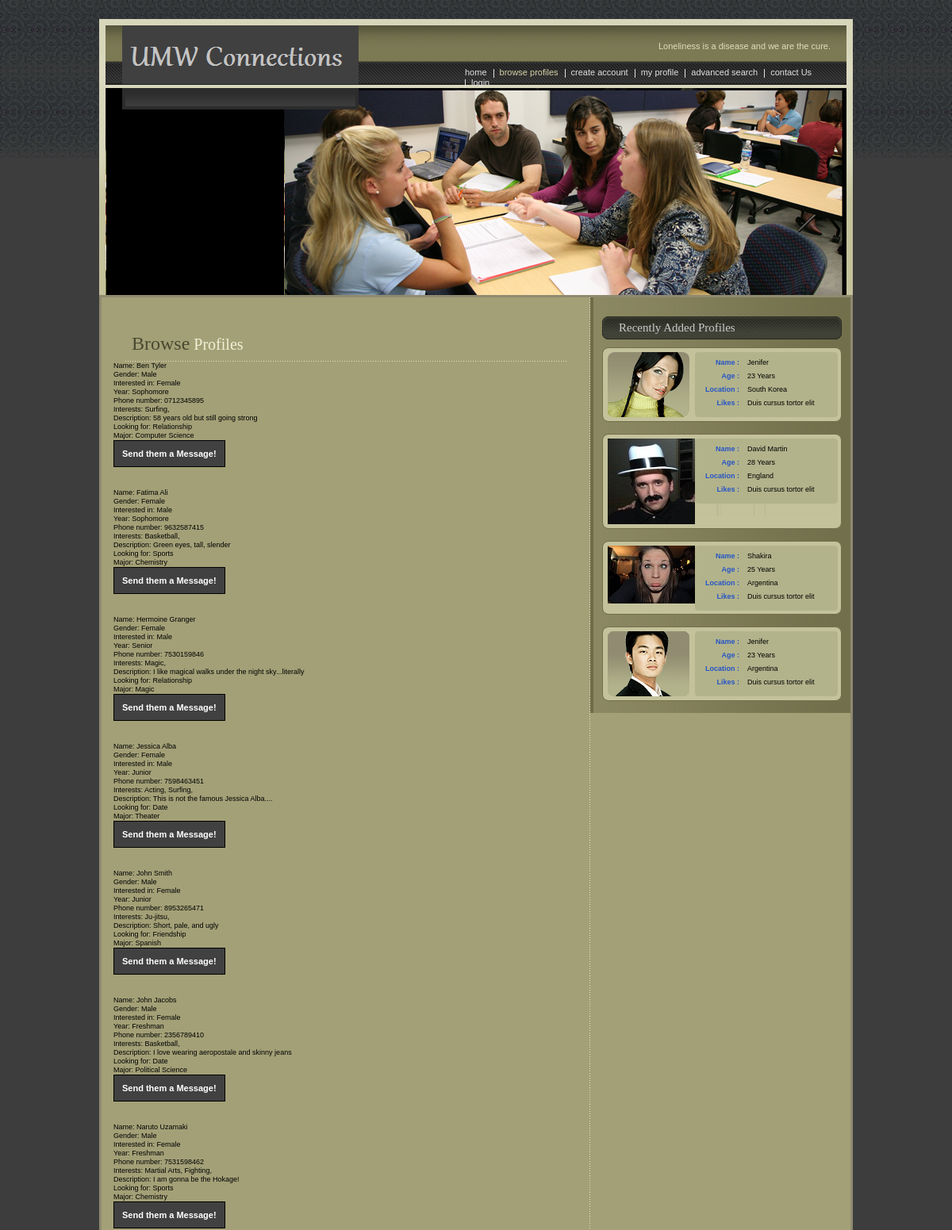
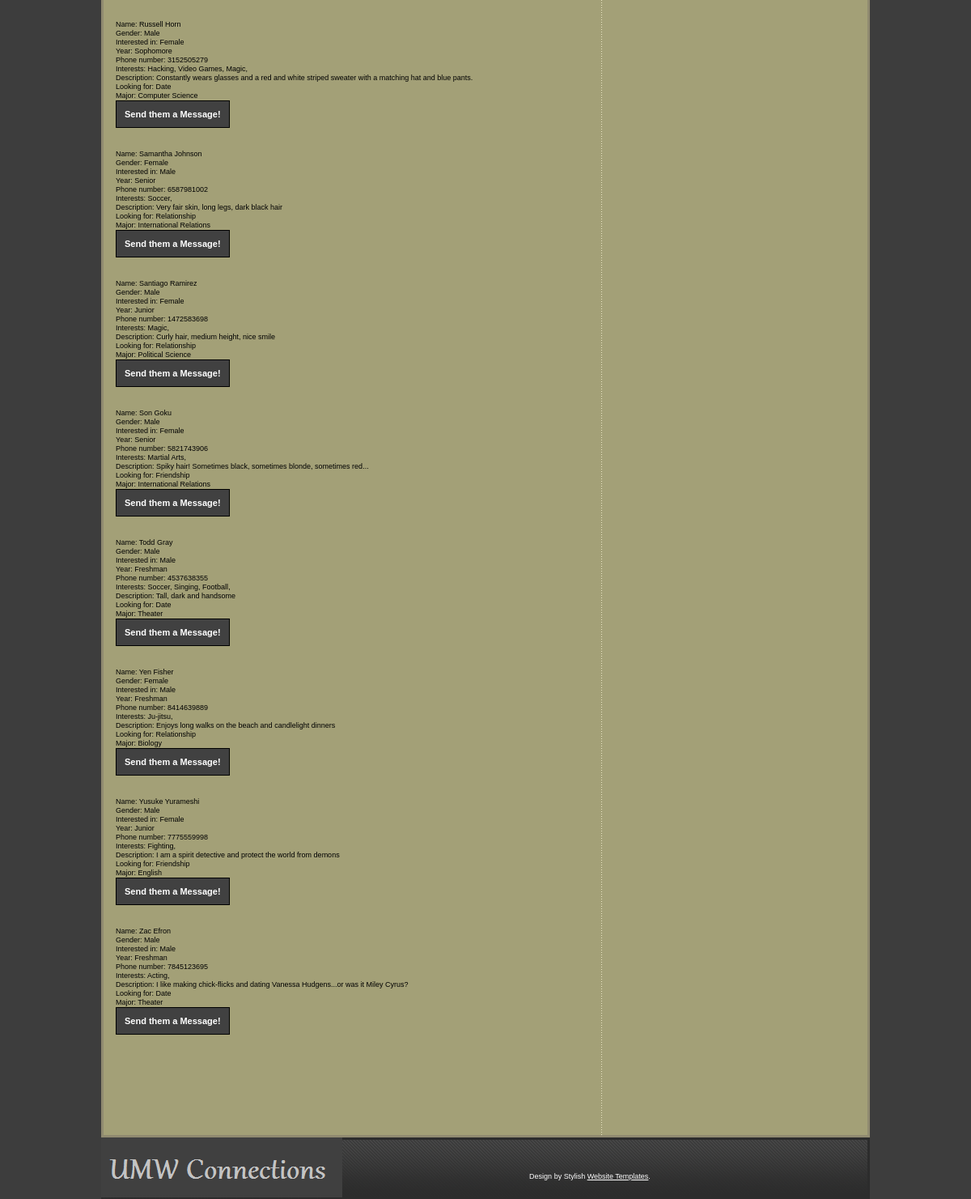
/xhtml-css/browse.php, run on the app's committed database (2 pictures, top to bottom).
### tables this page shows
CREATE TABLE IF NOT EXISTS Users (
	user_id int NOT NULL AUTO_INCREMENT PRIMARY KEY,
	email varchar(100) NOT NULL,
  	last_name varchar(25) NOT NULL,
  	first_name varchar(25) NOT NULL,
  	gender ENUM('Male', 'Female', 'N/A') NOT NULL DEFAULT 'N/A',
  	phone varchar(10) NOT NULL DEFAULT 'N/A',
  	description blob,
  	interested_in_id int,
	classification_id int,
  	looking_for_id int,
  	image_id int,
  	CONSTRAINT login_email_fk FOREIGN KEY (email) REFERENCES Login (email),
  	CONSTRAINT classifications_classification_id_fk FOREIGN KEY (classification_id) REFERENCES Classifications (classification_id),
  	CONSTRAINT interestedIn_interested_in_id_fk FOREIGN KEY (interested_in_id) REFERENCES InterestedIn (interested_in_id),
	CONSTRAINT looking_for_looking_for_id_fk FOREIGN KEY (looking_for_id) REFERENCES Looking_For (looking_for_id),
	CONSTRAINT images_image_id_fk FOREIGN KEY (image_id) REFERENCES Images (image_id)
);

CREATE TABLE IF NOT EXISTS InterestedIn (
	interested_in_id int NOT NULL AUTO_INCREMENT PRIMARY KEY,
	interested_in_value ENUM('Male','Female','No preference') NOT NULL
);

CREATE TABLE IF NOT EXISTS Classifications (
	classification_id int NOT NULL AUTO_INCREMENT PRIMARY KEY,
	classification ENUM('Freshman', 'Sophomore', 'Junior', 'Senior', 'Professor') NOT NULL
);

CREATE TABLE IF NOT EXISTS Interests (
	interest_id int AUTO_INCREMENT NOT NULL PRIMARY KEY,
	interest blob NOT NULL
);

CREATE TABLE IF NOT EXISTS Looking_For (
	looking_for_id int NOT NULL AUTO_INCREMENT PRIMARY KEY,
	looking_for_value ENUM('Date', 'Relationship', 'Friendship', 'Study Group', 'Sports') NOT NULL
);

CREATE TABLE IF NOT EXISTS Majors (
	major_id int NOT NULL AUTO_INCREMENT PRIMARY KEY,
	major varchar(50) NOT NULL
);

### xhtml-css/browse.php (the view, shortened to what this page needs)
<!DOCTYPE html PUBLIC "-//W3C//DTD XHTML 1.0 Transitional//EN" "http://www.w3.org/TR/xhtml1/DTD/xhtml1-transitional.dtd">
<html xmlns="http://www.w3.org/1999/xhtml">
<head>
</head>
<body>
<div id="layout">
  <div id="header">
    <div id="menu"> <span class="logo"><a href="http://localhost/UMWconnections/UMWConnections/xhtml-css/index.php"><img src="images/logo.gif" alt="" /></a></span>
      <p>Loneliness is a disease and we are the cure.</p>
      <ul>
        <li class="first"><a href="index.php">home</a></li>
        <li><a class="current">browse profiles</a></li>
        <li><a href="register.php">create account</a></li>
        <li><a href="my_profile.php">my profile</a></li>
        <li><a href="advanced_search.php">advanced search</a></li>
        <li><a href="contact_us.php">contact Us</a></li>
		<li><?php if (!isset($_SESSION['email'])){
        ?><a href="my_profile.php">login</a> <?php
		}
		else {
		?><a href="logout.php">logout</a> <?php
		 } ?> </li>
      </ul>
    </div>
    <div id="banner_inner">
      <div class="find_love">
        <div class="form_container">
        </div>
      </div>
    </div>
  </div>
  <div id="body_container">
    <div id="left_container">
     <div style="padding:20px 15px 30px 15px;">
	 <h1><span>Browse</span> Profiles</h1>
	 <?php
			include "db_connect.php";
			$query = "SELECT * FROM Users ORDER BY first_name";
			$result = mysqli_query($db, $query);
			echo "<br>";
			while($row = mysqli_fetch_array($result)){
			?><form method="post" action="send_message.php"><?php
			$userID = $row['user_id'];
			$query1 = "SELECT m.major FROM Majors m NATURAL JOIN Users_Majors um WHERE um.user_id = '$userID';";
			$result1 = mysqli_query($db, $query1);
			$row1 = mysqli_fetch_array($result1);
			$query2 = "SELECT i.interest FROM Interests i NATURAL JOIN Users_Interests ui WHERE ui.user_id = '$userID'";
			$result2 = mysqli_query($db, $query2);
			$interested_in_id= $row['interested_in_id'];
			$classification_id = $row['classification_id'];
			$looking_for_id = $row['looking_for_id'];
			$query3 = "SELECT i.interested_in_value FROM InterestedIn i WHERE i.interested_in_id = '$interested_in_id'";
			$result3 = mysqli_query($db, $query3);
			$row3 = mysqli_fetch_array($result3);
			$query4 = "SELECT c.classification FROM Classifications c WHERE c.classification_id = '$classification_id'";
			$result4 = mysqli_query($db, $query4);
			$row4 = mysqli_fetch_array($result4);
			$query5 = "SELECT lf.looking_for_value FROM Looking_For lf WHERE lf.looking_for_id = '$looking_for_id'";
			$result5 = mysqli_query($db, $query5);
			$row5 = mysqli_fetch_array($result5);
			echo "<br>";
			echo "<br>";
			echo "Name: ".$row['first_name']." ".$row['last_name'];
			$toMessage = $row['first_name'];
			echo "<br>";
			echo "Gender: ".$row['gender'];
			echo "<br>";
			echo "Interested in: ".$row3['interested_in_value'];
			echo "<br>";
			echo "Year: ".$row4['classification'];
			echo "<br>";
			echo "Phone number: ".$row['phone'];
			echo "<br>";
			echo "Interests: ";
			while ($row2 = mysqli_fetch_array($result2)){
			echo $row2['interest'];
			echo ", ";
			}
			echo "<br>";
			echo "Description: ".$row['description'];
			echo "<br>";
			echo "Looking for: ".$row5['looking_for_value'];
			echo "<br>";
			echo "Major: ".$row1['major'];
			?> <br><input type="hidden" Name="toMessage" Value="<?php echo $toMessage;?>" >
			<input type="submit" name="submit" class="button" value="Send them a Message!" /></form>
			<?php
			}
		?>
      <div>
        <br />
        <br />
        <br />
      </div>
      <div class="aboutcolumnzone">
      </div>
    </div>
    </div>
    <div id="right_container">
      <h5>Recently Added Profiles</h5>
      <div id="profile_container">
        <div class="profile_box">
          <div class="top_curve">
            <div class="profile_content">
              <div class="pro_photo"><a href="#"><img src="images/pic_1.gif" alt="" /></a></div>
              <div class="outer">
                <div class="pro_detail_box">
                  <div class="pro_top_curve">
                    <div class="pro_detail_content">
                      <div class="row">
                        <p class="left">Name :</p>
                        <p class="right">Jenifer</p>
                      </div>
                      <div class="row">
                        <p class="left">Age :</p>
                        <p class="right">23 Years</p>
                      </div>
                      <div class="row">
                        <p class="left">Location :</p>
                        <p class="right">South Korea</p>
                      </div>
                      <div class="row last">
                        <p class="left">Likes :</p>
                        <p class="right">Duis cursus tortor elit</p>
                      </div>
                    </div>
                  </div>
                </div>
              </div>
            </div>
          </div>
        </div>
        <div class="profile_box">
          <div class="top_curve">
            <div class="profile_content">
              <div class="pro_photo"><a href="#"><img src="images/pic_2.gif" alt="" /></a></div>
              <div class="outer">
                <div class="pro_detail_box">
                  <div class="pro_top_curve">
                    <div class="pro_detail_content">
                      <div class="row">
                        <p class="left">Name :</p>
                        <p class="right">David Martin</p>
                      </div>
                      <div class="row">
                        <p class="left">Age :</p>
                        <p class="right">28 Years</p>
                      </div>
                      <div class="row">
                        <p class="left">Location :</p>
                        <p class="right">England</p>
                      </div>
                      <div class="row last">
                        <p class="left">Likes :</p>
                        <p class="right">Duis cursus tortor elit</p>
                      </div>
                    </div>
                  </div>
                </div>
              </div>
            </div>
          </div>
        </div>
        <div class="profile_box">
          <div class="top_curve">
            <div class="profile_content">
              <div class="pro_photo"><a href="#"><img src="images/pic_3.gif" alt="" /></a></div>
              <div class="outer">
                <div class="pro_detail_box">
                  <div class="pro_top_curve">
                    <div class="pro_detail_content">
                      <div class="row">
                        <p class="left">Name :</p>
                        <p class="right">Shakira</p>
                      </div>
                      <div class="row">
                        <p class="left">Age :</p>
                        <p class="right">25 Years</p>
                      </div>
                      <div class="row">
                        <p class="left">Location :</p>
                        <p class="right">Argentina</p>
                      </div>
                      <div class="row last">
                        <p class="left">Likes :</p>
                        <p class="right">Duis cursus tortor elit</p>
                      </div>
                    </div>
                  </div>
                </div>
              </div>
            </div>
          </div>
        </div>
        <div class="profile_box last">
          <div class="top_curve">
            <div class="profile_content">
              <div class="pro_photo"><a href="#"><img src="images/pic_4.gif" alt="" /></a></div>
              <div class="outer">
                <div class="pro_detail_box">
                  <div class="pro_top_curve">
                    <div class="pro_detail_content">
                      <div class="row">
                        <p class="left">Name :</p>
                        <p class="right">Jenifer</p>
                      </div>
                      <div class="row">
                        <p class="left">Age :</p>
                        <p class="right">23 Years</p>
                      </div>
                      <div class="row">
                        <p class="left">Location :</p>
                        <p class="right">Argentina</p>
                      </div>
                      <div class="row last">
                        <p class="left">Likes :</p>
                        <p class="right">Duis cursus tortor elit</p>
                      </div>
                    </div>
                  </div>
                </div>
              </div>
            </div>
          </div>
        </div>
      </div>
    </div>
  </div>
  <div id="footer"> <span class="footer_logo"><a href="#"><img src="images/single_2_mingle.gif" alt="" /></a></span>
    <div class="footer_link">
       <ul style="color:#FFF;">
		Design by Stylish <a style="color:#FFF; text-decoration:underline;" href="http://www.stylishtemplate.com">Website Templates</a>.
      </ul>
    </div>
  </div>
</div>
</body>
</html>

### data on the page
users: first_name "Ben", last_name "Tyler", gender "Male", interested_in.interested_in_value "Female", classification.classification "Sophomore", phone "0712345895", description "58 years old but still going strong", looking_for.looking_for_value "Relationship", majors.major "Computer Science"
interests: interest "Surfing"
users: first_name "Fatima", last_name "Ali", gender "Female", interested_in.interested_in_value "Male", classification.classification "Sophomore", phone "9632587415", description "Green eyes, tall, slender", looking_for.looking_for_value "Sports", majors.major "Chemistry"
interests: interest "Basketball"
users: first_name "Hermoine", last_name "Granger", gender "Female", interested_in.interested_in_value "Male", classification.classification "Senior", phone "7530159846", description "I like magical walks under the night sky...literally", looking_for.looking_for_value "Relationship", majors.major "Magic"
interests: interest "Magic"
users: first_name "Jessica", last_name "Alba", gender "Female", interested_in.interested_in_value "Male", classification.classification "Junior", phone "7598463451", description "This is not the famous Jessica Alba....", looking_for.looking_for_value "Date", majors.major "Theater"
interests: interest "Acting"
users: first_name "John", last_name "Smith", gender "Male", interested_in.interested_in_value "Female", classification.classification "Junior", phone "8953265471", description "Short, pale, and ugly", looking_for.looking_for_value "Friendship", majors.major "Spanish"
interests: interest "Ju-jitsu"
users: first_name "John", last_name "Jacobs", gender "Male", interested_in.interested_in_value "Female", classification.classification "Freshman", phone "2356789410", description "I love wearing aeropostale and skinny jeans", looking_for.looking_for_value "Date", majors.major "Political Science"
users: first_name "Naruto", last_name "Uzamaki", gender "Male", interested_in.interested_in_value "Female", classification.classification "Freshman", phone "7531598462", description "I am gonna be the Hokage!", looking_for.looking_for_value "Sports", majors.major "Chemistry"
interests: interest "Martial Arts"
interests: interest "Fighting"
users: first_name "Russell", last_name "Horn", gender "Male", interested_in.interested_in_value "Female", classification.classification "Sophomore", phone "3152505279", description "Constantly wears glasses and a red and white striped sweater with a matching hat and blue pants.", looking_for.looking_for_value "Date", majors.major "Computer Science"
interests: interest "Hacking"
interests: interest "Video Games"
users: first_name "Samantha", last_name "Johnson", gender "Female", interested_in.interested_in_value "Male", classification.classification "Senior", phone "6587981002", description "Very fair skin, long legs, dark black hair", looking_for.looking_for_value "Relationship", majors.major "International Relations"
interests: interest "Soccer"
users: first_name "Santiago", last_name "Ramirez", gender "Male", interested_in.interested_in_value "Female", classification.classification "Junior", phone "1472583698", description "Curly hair, medium height, nice smile", looking_for.looking_for_value "Relationship", majors.major "Political Science"
users: first_name "Son", last_name "Goku", gender "Male", interested_in.interested_in_value "Female", classification.classification "Senior", phone "5821743906", description "Spiky hair! Sometimes black, sometimes blonde, sometimes red...", looking_for.looking_for_value "Friendship", majors.major "International Relations"
users: first_name "Todd", last_name "Gray", gender "Male", interested_in.interested_in_value "Male", classification.classification "Freshman", phone "4537638355", description "Tall, dark and handsome", looking_for.looking_for_value "Date", majors.major "Theater"
interests: interest "Singing"
interests: interest "Football"
users: first_name "Yen", last_name "Fisher", gender "Female", interested_in.interested_in_value "Male", classification.classification "Freshman", phone "8414639889", description "Enjoys long walks on the beach and candlelight dinners", looking_for.looking_for_value "Relationship", majors.major "Biology"
users: first_name "Yusuke", last_name "Yurameshi", gender "Male", interested_in.interested_in_value "Female", classification.classification "Junior", phone "7775559998", description "I am a spirit detective and protect the world from demons", looking_for.looking_for_value "Friendship", majors.major "English"
users: first_name "Zac", last_name "Efron", gender "Male", interested_in.interested_in_value "Male", classification.classification "Freshman", phone "7845123695", description "I like making chick-flicks and dating Vanessa Hudgens...or was it Miley Cyrus?", looking_for.looking_for_value "Date", majors.major "Theater"
